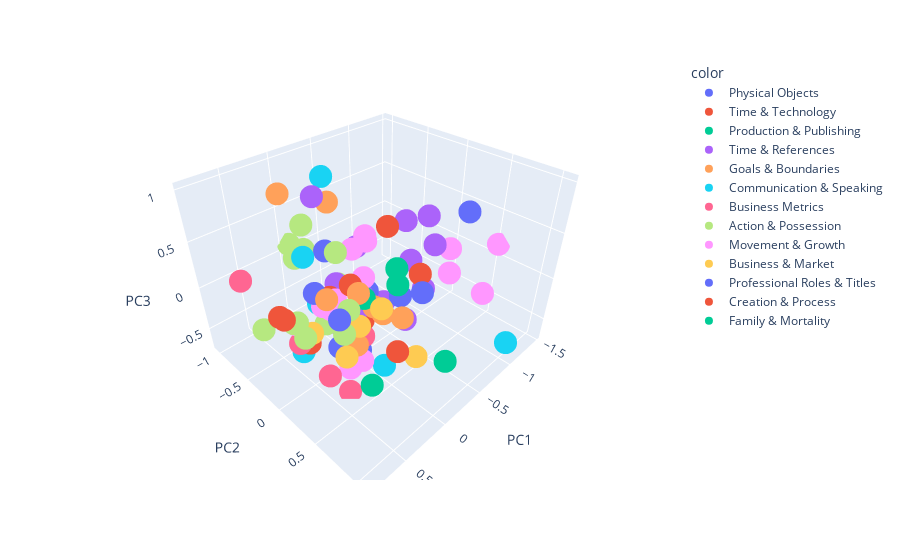

Here is the notebook cell this chart was saved with:
### Code cell
pca = PCA(n_components=3)
words_3d = pca.fit_transform(embeddings_vector)

reduced_df = pd.DataFrame(
    words_3d,
    index=embeddings.index,
    columns=[f'PC{i+1}' for i in range(words_3d.shape[1])],
)

reduced_df['cluster'] = embeddings['labels_all_dimension']

px.scatter_3d(reduced_df.iloc[::20,:], x='PC1', y='PC2', z='PC3', 
              color=pd.Categorical(reduced_df.iloc[::20,:]['cluster']),
              hover_name=reduced_df.iloc[::20,:].index)

### Figure 1 — Plotly figure (JSON) as saved in the notebook; plotly's stock layout.template omitted (floating-point values rounded to 4 significant figures)
{"data": [{"hovertemplate": "<b>%{hovertext}</b><br><br>color=Physical Objects<br>PC1=%{x}<br>PC2=%{y}<br>PC3=%{z}<extra></extra>", "hovertext": ["lock", "windowsill", "man", "blocking", "dirty", "shields"], "legendgroup": "Physical Objects", "marker": {"color": "#636efa", "symbol": "circle"}, "mode": "markers", "name": "Physical Objects", "scene": "scene", "showlegend": true, "type": "scatter3d", "x": [0.5485, -1.401, -0.224, 0.4946, -0.1181, -0.3031], "y": [0.1719, 0.2033, -0.05355, 0.392, -0.523, 0.5489], "z": [0.4437, 0.4126, -0.07818, 0.2763, 0.2071, 0.1903]}, {"hovertemplate": "<b>%{hovertext}</b><br><br>color=Time & Technology<br>PC1=%{x}<br>PC2=%{y}<br>PC3=%{z}<extra></extra>", "hovertext": ["fly", "flies", "losing", "lost", "showers", "flood"], "legendgroup": "Time & Technology", "marker": {"color": "#EF553B", "symbol": "circle"}, "mode": "markers", "name": "Time & Technology", "scene": "scene", "showlegend": true, "type": "scatter3d", "x": [0.2164, -0.3543, 0.84, 0.8378, -0.3947, 0.1091], "y": [0.2148, 0.07724, 0.1022, 0.1601, 0.4388, 0.6553], "z": [0.3708, 0.6273, 0.3361, 0.3425, 0.2829, -0.1453]}, {"hovertemplate": "<b>%{hovertext}</b><br><br>color=Production & Publishing<br>PC1=%{x}<br>PC2=%{y}<br>PC3=%{z}<extra></extra>", "hovertext": ["deep", "ships", "lid", "records"], "legendgroup": "Production & Publishing", "marker": {"color": "#00cc96", "symbol": "circle"}, "mode": "markers", "name": "Production & Publishing", "scene": "scene", "showlegend": true, "type": "scatter3d", "x": [0.1854, -0.329, -0.2036, 0.2783], "y": [0.3433, 0.8362, 0.3529, 0.5221], "z": [0.2872, -0.4437, 0.2229, -0.5248]}, {"hovertemplate": "<b>%{hovertext}</b><br><br>color=Time & References<br>PC1=%{x}<br>PC2=%{y}<br>PC3=%{z}<extra></extra>", "hovertext": ["hair", "ha", "pearly", "gloaming", "f", "monster", "fo", "hanging", "candle", "ca", "wakey", "solo", "trapdoors"], "legendgroup": "Time & References", "marker": {"color": "#ab63fa", "symbol": "circle"}, "mode": "markers", "name": "Time & References", "scene": "scene", "showlegend": true, "type": "scatter3d", "x": [-0.8373, -0.4588, -1.094, -0.6746, -0.2, -0.3425, 0.04424, 0.2083, -0.7665, -0.6765, -0.07111, 0.009732, -0.7117], "y": [-0.05576, -0.06457, -0.06246, 0.006293, -0.4822, -0.3267, -0.1595, -0.2194, 0.1851, 0.0399, 0.01497, 0.1232, 0.3312], "z": [-0.02037, -0.3443, 0.3842, 0.5268, -0.2039, 0.2418, -0.3975, 1.008, -0.2102, -0.6478, -0.1393, 0.1067, 0.3931]}, {"hovertemplate": "<b>%{hovertext}</b><br><br>color=Goals & Boundaries<br>PC1=%{x}<br>PC2=%{y}<br>PC3=%{z}<extra></extra>", "hovertext": ["suck", "tying", "summer", "pack", "midday", "bled", "flag", "shooting"], "legendgroup": "Goals & Boundaries", "marker": {"color": "#FFA15A", "symbol": "circle"}, "mode": "markers", "name": "Goals & Boundaries", "scene": "scene", "showlegend": true, "type": "scatter3d", "x": [0.0812, 0.5544, 0.2903, 0.06683, 0.1434, 0.09072, -0.2307, 0.236], "y": [-0.9077, 0.3273, 0.3587, 0.3322, 0.518, -0.183, 0.3942, 0.3315], "z": [0.743, 0.4734, -0.148, 0.1241, 0.2046, 0.9303, -0.1411, 0.3594]}, {"hovertemplate": "<b>%{hovertext}</b><br><br>color=Communication & Speaking<br>PC1=%{x}<br>PC2=%{y}<br>PC3=%{z}<extra></extra>", "hovertext": ["mess", "scaremongering", "opportunist", "reason", "howling", "city", "spacecraft"], "legendgroup": "Communication & Speaking", "marker": {"color": "#19d3f3", "symbol": "circle"}, "mode": "markers", "name": "Communication & Speaking", "scene": "scene", "showlegend": true, "type": "scatter3d", "x": [0.1505, 0.01324, -0.06111, 0.4459, -0.3334, 0.07752, -0.949], "y": [-0.508, -0.5148, -0.4909, -0.2189, -0.7793, 0.4745, 1.067], "z": [0.2686, -0.3564, -0.3842, -0.5183, 0.8215, -0.4606, -0.475]}, {"hovertemplate": "<b>%{hovertext}</b><br><br>color=Business Metrics<br>PC1=%{x}<br>PC2=%{y}<br>PC3=%{z}<extra></extra>", "hovertext": ["hurts", "warnings", "would", "obligations", "communicate"], "legendgroup": "Business Metrics", "marker": {"color": "#FF6692", "symbol": "circle"}, "mode": "markers", "name": "Business Metrics", "scene": "scene", "showlegend": true, "type": "scatter3d", "x": [0.6968, 0.1984, 0.5054, 0.3561, 0.49], "y": [-0.707, 0.3403, 0.2344, 0.319, -0.1927], "z": [0.1789, -0.1175, -0.4554, -0.7052, -0.3663]}, {"hovertemplate": "<b>%{hovertext}</b><br><br>color=Action & Possession<br>PC1=%{x}<br>PC2=%{y}<br>PC3=%{z}<extra></extra>", "hovertext": ["taking", "seen", "carrying", "passing", "brought", "sailed", "phew", "oh", "happen", "scatterbrain", "bully", "look", "uptight"], "legendgroup": "Action & Possession", "marker": {"color": "#B6E880", "symbol": "circle"}, "mode": "markers", "name": "Action & Possession", "scene": "scene", "showlegend": true, "type": "scatter3d", "x": [0.6736, 0.3932, 0.3847, 0.4162, 0.7225, 0.4572, -0.184, -0.2333, 0.729, -0.2288, 0.04763, 0.5045, -0.0648], "y": [0.1713, 0.08452, 0.3784, 0.3488, 0.1552, 0.3437, -0.9647, -1.038, -0.3779, -0.4864, -0.7982, -0.2351, -1.043], "z": [0.05842, -0.01861, 0.2994, 0.04839, 0.2411, 0.8577, 0.2825, -0.06444, -0.1654, -0.2241, 0.07095, -0.1461, 0.07283]}, {"hovertemplate": "<b>%{hovertext}</b><br><br>color=Movement & Growth<br>PC1=%{x}<br>PC2=%{y}<br>PC3=%{z}<extra></extra>", "hovertext": ["belong", "cloth", "face", "ways", "eaten", "form", "root", "stones", "owl", "swoop", "feeds", "jellyfish", "sleeping", "slow"], "legendgroup": "Movement & Growth", "marker": {"color": "#FF97FF", "symbol": "circle"}, "mode": "markers", "name": "Movement & Growth", "scene": "scene", "showlegend": true, "type": "scatter3d", "x": [0.4865, -0.8723, 0.349, 0.1942, -0.3301, 0.239, 0.1542, -0.9822, -1.343, 0.02257, -0.004067, -1.468, -0.2558, 0.5019], "y": [-0.2403, 0.4039, 0.1089, 0.148, -0.1755, 0.3652, -0.06715, 0.7249, 0.05406, 0.02694, 0.1366, 0.5365, -0.108, 0.1994], "z": [-0.171, 0.03596, 0.1271, -0.6505, 0.3764, -0.3631, 0.02279, -0.09388, -0.0622, 0.543, 0.2911, 0.1519, 0.496, 0.3025]}, {"hovertemplate": "<b>%{hovertext}</b><br><br>color=Business & Market<br>PC1=%{x}<br>PC2=%{y}<br>PC3=%{z}<extra></extra>", "hovertext": ["final", "spot", "arrive", "damage", "motorcycle"], "legendgroup": "Business & Market", "marker": {"color": "#FECB52", "symbol": "circle"}, "mode": "markers", "name": "Business & Market", "scene": "scene", "showlegend": true, "type": "scatter3d", "x": [0.4665, 0.2505, 0.6184, 0.2628, -0.1168], "y": [0.4247, 0.3488, 0.1931, 0.6177, 0.6712], "z": [-0.1185, 0.03143, 0.08968, 0.384, -0.3513]}, {"hovertemplate": "<b>%{hovertext}</b><br><br>color=Professional Roles & Titles<br>PC1=%{x}<br>PC2=%{y}<br>PC3=%{z}<extra></extra>", "hovertext": ["background", "delicate", "whose"], "legendgroup": "Professional Roles & Titles", "marker": {"color": "#636efa", "symbol": "circle"}, "mode": "markers", "name": "Professional Roles & Titles", "scene": "scene", "showlegend": true, "type": "scatter3d", "x": [0.05795, -0.3462, 0.3612], "y": [0.1397, 0.2581, 0.2106], "z": [-0.5157, -0.02995, -0.2263]}, {"hovertemplate": "<b>%{hovertext}</b><br><br>color=Creation & Process<br>PC1=%{x}<br>PC2=%{y}<br>PC3=%{z}<extra></extra>", "hovertext": ["handshake", "call", "breakfast"], "legendgroup": "Creation & Process", "marker": {"color": "#EF553B", "symbol": "circle"}, "mode": "markers", "name": "Creation & Process", "scene": "scene", "showlegend": true, "type": "scatter3d", "x": [0.1188, 0.4259, -0.1142], "y": [-0.1913, -0.1339, -0.0003941], "z": [-0.03737, -0.3654, -0.3377]}, {"hovertemplate": "<b>%{hovertext}</b><br><br>color=Family & Mortality<br>PC1=%{x}<br>PC2=%{y}<br>PC3=%{z}<extra></extra>", "hovertext": ["tiny"], "legendgroup": "Family & Mortality", "marker": {"color": "#00cc96", "symbol": "circle"}, "mode": "markers", "name": "Family & Mortality", "scene": "scene", "showlegend": true, "type": "scatter3d", "x": [-0.3408], "y": [0.2111], "z": [0.2549]}], "layout": {"legend": {"title": {"text": "color"}, "tracegroupgap": 0}, "margin": {"t": 60}, "scene": {"domain": {"x": [0, 1], "y": [0, 1]}, "xaxis": {"title": {"text": "PC1"}}, "yaxis": {"title": {"text": "PC2"}}, "zaxis": {"title": {"text": "PC3"}}}}}
